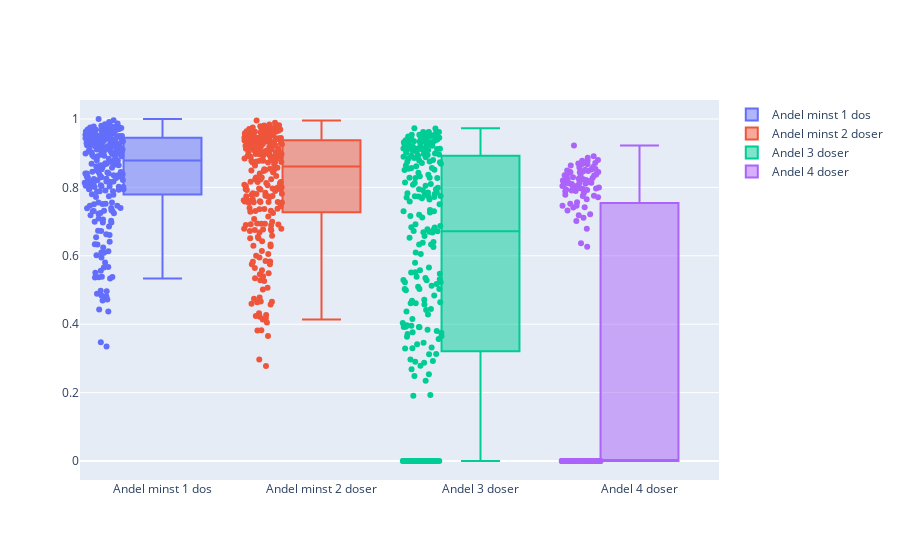

Notebook code for this chart:
### Code cell
plotter(stockholm_län)

### Figure 1 — Plotly figure (JSON) as saved in the notebook; plotly's stock layout.template omitted (floating-point values rounded to 4 significant figures; data arrays with more than 128 entries replaced by an {"elided": "..."} marker saying what was removed)
{"data": [{"boxpoints": "all", "jitter": 0.5, "name": "Andel minst 1 dos", "showlegend": true, "type": "box", "y": {"elided": "260 float values"}}, {"boxpoints": "all", "jitter": 0.5, "name": "Andel minst 2 doser", "showlegend": true, "type": "box", "y": {"elided": "260 float values"}}, {"boxpoints": "all", "jitter": 0.5, "name": "Andel 3 doser", "showlegend": true, "type": "box", "y": {"elided": "260 float values"}}, {"boxpoints": "all", "jitter": 0.5, "name": "Andel 4 doser", "showlegend": true, "type": "box", "y": {"elided": "260 float values"}}], "layout": {"xaxis": {"anchor": "y", "domain": [0, 1]}, "yaxis": {"anchor": "x", "domain": [0, 1]}}}
